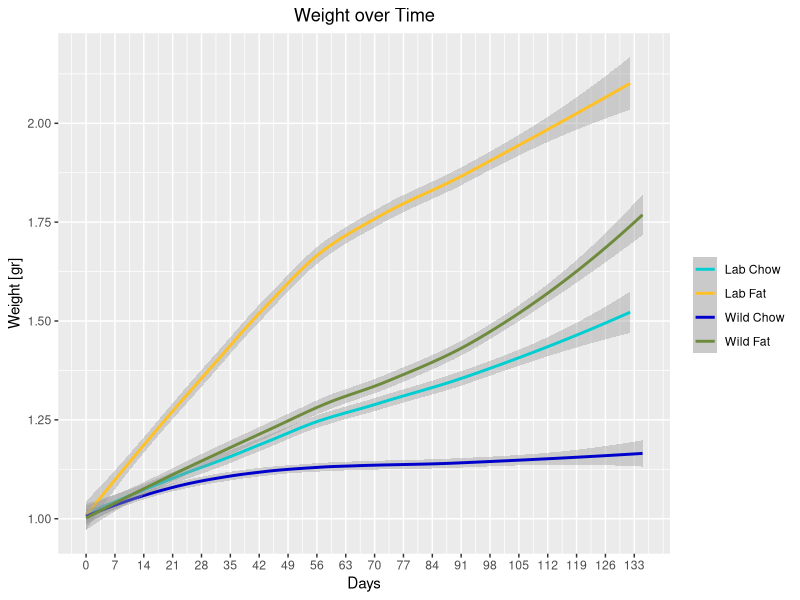
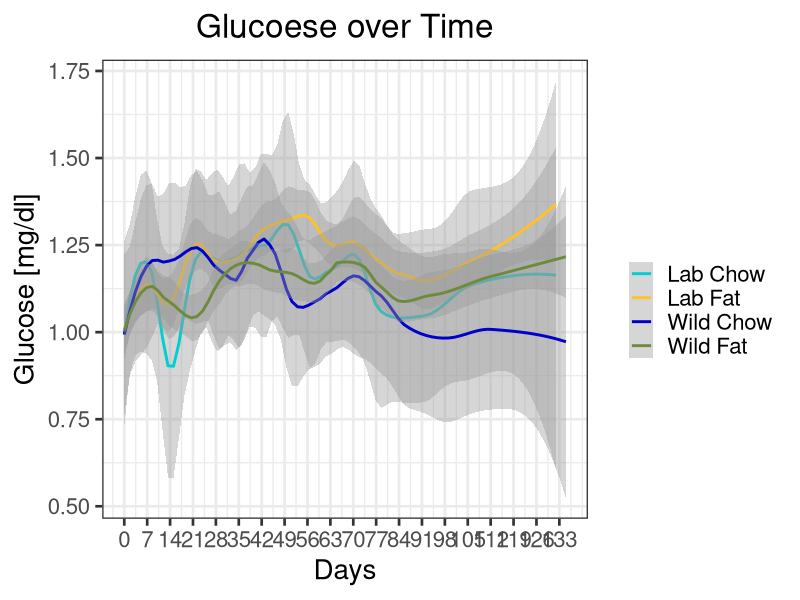
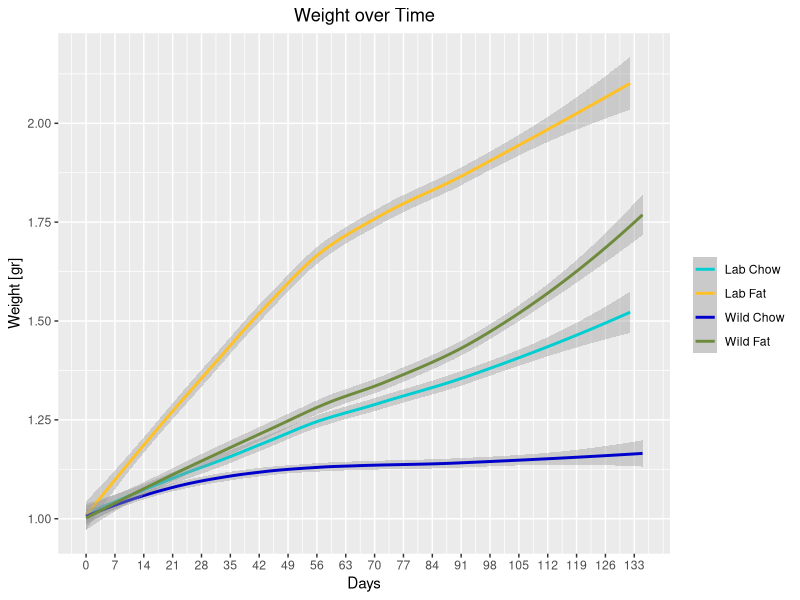
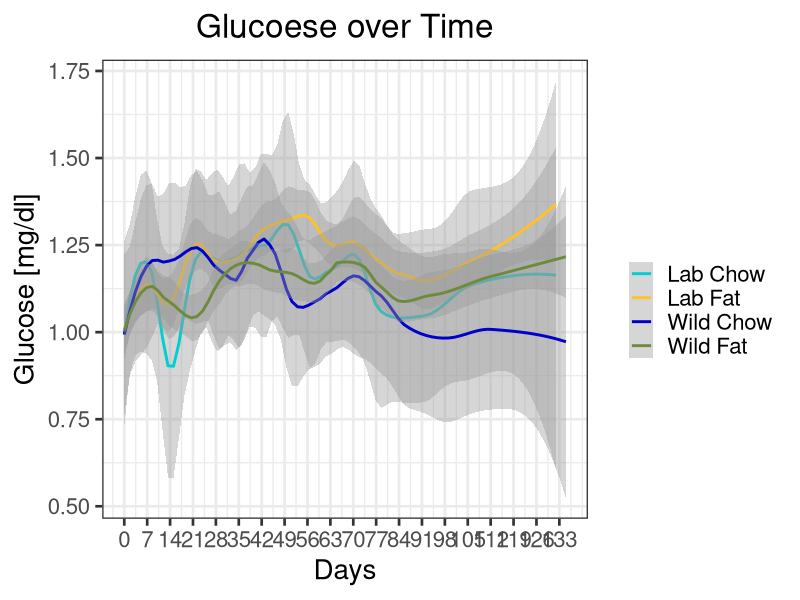
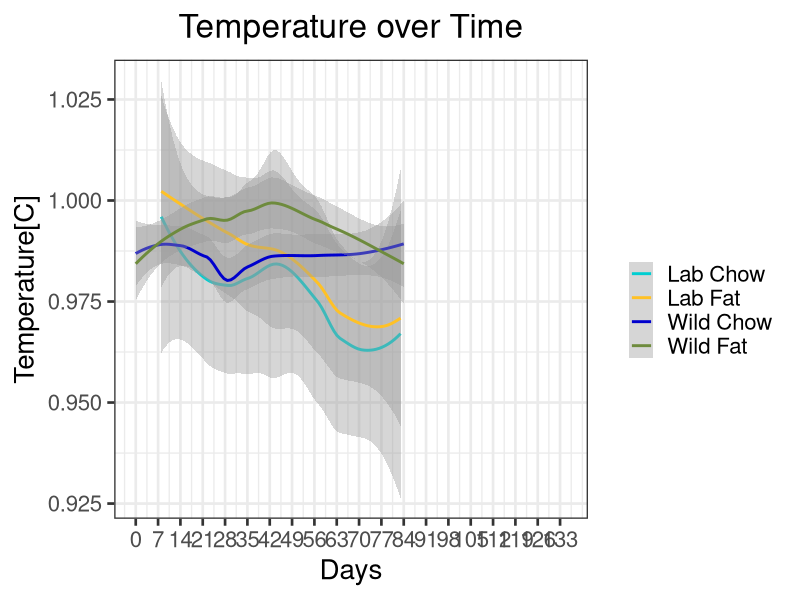

Source code (R) for these figures, in order: (Note: this script raises an error after producing the figures.)
## ---- chunk 1

setwd("~/Deskto p/Research/NAFLD/Experiments/All Experiments togehter")
library(ggplot2)
library(gdata)
library(rlist)
library(ggpubr)
library(gridBase)
library(gridExtra)
#installation of ggpubr, according to websitehttp://www.sthda.com/english/articles/24-ggpubr-publication-ready-plots/81-ggplot2-easy-way-to-mix-multiple-graphs-on-the-same-page/

cd <- read.csv("AllExp.csv")


#Change Date to custome date of R programm, no need now, format is already fine
cd$Date <- as.Date(cd$Date, "%m/%d/%y")

#for calculating days after starting the exp
for (sex in unique(cd$Gender)){

  for (Days in unique(cd$Experiment)) {
  
    for (Days2 in unique(cd$Microbiome)) {
    
    lowdate <- min(cd$Date[cd$Experiment == Days & cd$Microbiome == Days2 & cd$Gender == sex])
  
    cd$Days[cd$Experiment == Days & cd$Microbiome == Days2& cd$Gender == sex] <- cd$Date[cd$Experiment == Days & cd$Microbiome == Days2 & cd$Gender == sex] - lowdate
    }
  }
}

minval <- min(cd$Weight[cd$Gender == "Female"], na.rm = TRUE)
maxval <- max(cd$Weight[cd$Gender == "Female"], na.rm = TRUE)

minvalmales <- min(cd$Weight[cd$Gender == "Male"], na.rm = TRUE)
maxvalmales <- max(cd$Weight[cd$Gender == "Male"], na.rm = TRUE)

maxdays <- max(cd$Days[cd$Gender == "Female"], na.rm = TRUE)
maxdaysmales <- max(cd$Days[cd$Gender == "Male"], na.rm = TRUE)
mindays <- min(cd$Days, na.rm = TRUE)
sex <- "Female"
sex2 <- "Male"

cd$UID <- NA
cd$Temp <- paste(cd$Experiment, cd$Microbiome, cd$Food, cd$Cage, cd$Mouse, cd$Gender)

for (mouse in unique(cd$Temp)) {
  mouse.list <- as.vector(strsplit(mouse, " ")[[1]])
 
  microbiome <- "2"
  if (mouse.list[2] == "Wild") {
   
    microbiome <- "1"
   
        }
 
  food <- "2"
  if (mouse.list[3] == "Fat") {
   
    food <- "1"
   
  }
  
  gender <- "2"
  
  if (mouse.list[6] == "Female") {
    gender <- "1"
    
  }
 
  uid <- paste0(gender, mouse.list[1], microbiome, food, mouse.list[4], mouse.list[5])
 
  cd$UID[cd$Temp == mouse] <- as.numeric(uid)
 
}
 
#create a new variable for proportional weight
cd$PropWeight <- NA
 
#loop through each mouse with UID
for (mouse in unique(cd$UID)) {
 
  #find minimum day (start day) and minimum weight (on start day)
  minDay <- min(cd$Day[cd$UID == mouse])
  minWeight <- cd$Weight[cd$UID == mouse & cd$Day == minDay]
 
  #find and save proportional weight for the current mouse
  cd$PropWeight[cd$UID == mouse] <- cd$Weight[cd$UID == mouse] / minWeight
 
}
#create a new variable for proportional glucose
cd$PropGlucose <- NA
 
#loop through each mouse with UID
for (mouse in unique(cd$UID)) {
 
  #find minimum day (start day) and minimum weight (on start day)
  minDay <- min(cd$Day[cd$UID == mouse])
  minGlucose <- cd$Glucose[cd$UID == mouse & cd$Day == minDay]
 
  #find and save proportional weight for the current mouse
  cd$PropGlucose[cd$UID == mouse] <- cd$Glucose[cd$UID == mouse] / minGlucose
 
}

#create a new variable for proportional glucose
cd$PropTemp <- NA
 
#loop through each mouse with UID
for (mouse in unique(cd$UID)) {
 
  #find minimum day (start day) and minimum weight (on start day)
  minTemp <- logical(0)
  minDay <- 0
  while (length(minTemp) == 0) {
    minDay <- minDay + 1
    minTemp <- cd$Temperature[cd$UID == mouse & cd$Day == minDay]
  }

 
  #find and save proportional weight for the current mouse
  cd$PropTemp[cd$UID == mouse] <- cd$Temperature[cd$UID == mouse] / minTemp
 
}

#Plot proportional weight gain of all mice

cd$Color <- paste(cd$Microbiome, cd$Food)

cdFemale <- subset(cd, cd$Gender == "Female")

plotPropWeightFemale <- ggplot(cdFemale, aes(x = cdFemale$Days, y = cdFemale$PropWeight, color = cdFemale$Color)) +
                                 geom_smooth(span = 0.8, level = 0.95) +
  scale_x_continuous(breaks=seq(0,maxdays, 7), limits = c(mindays, maxdays)) +
 # xlim(c(mindays, maxdays)) +
  xlab("Days") +
  ylab("Weight [gr]") +
  scale_colour_manual("", values = c("darkturquoise","goldenrod1", "blue3", "darkolivegreen4"), breaks = c("Lab Chow", "Lab Fat", "Wild Chow", "Wild Fat")) +
  theme_set(theme_bw(base_size = 20) ) +
    theme(plot.title = element_text(hjust = 0.5)) +
      ggtitle("Weight over Time")
print(plotPropWeightFemale)
  

#Plot proportional glucose gain of all mice

cd$Color <- paste(cd$Microbiome, cd$Food)

cdFemale <- subset(cd, cd$Gender == "Female")

plotPropGlucoseFemale <- ggplot(cdFemale, aes(x = cdFemale$Days, y = cdFemale$PropGlucose, color = cdFemale$Color)) +
                                 geom_smooth(span = 0.3) +
  scale_x_continuous(breaks=seq(0,maxdays, 7), limits = c(mindays, maxdays)) +
 # xlim(c(mindays, maxdays)) +
  xlab("Days") +
  ylab("Glucose [mg/dl]") +
  scale_colour_manual("", values = c("darkturquoise","goldenrod1", "blue3", "darkolivegreen4"), breaks = c("Lab Chow", "Lab Fat", "Wild Chow", "Wild Fat")) +
  theme_set(theme_bw(base_size = 20) ) +
    theme(plot.title = element_text(hjust = 0.5)) +
      ggtitle("Glucoese over Time")
print(plotPropGlucoseFemale)
  

#Plot proportional TEMPERATURE gain of all mice

cd$Color <- paste(cd$Microbiome, cd$Food)

cdFemale <- subset(cd, cd$Gender == "Female")

plotPropTemperatureFemale <- ggplot(cdFemale, aes(x = cdFemale$Days, y = cdFemale$PropTemp, color = cdFemale$Color)) +
                                 geom_smooth() +
  scale_x_continuous(breaks=seq(0,maxdays, 7), limits = c(mindays, maxdays)) +
 # xlim(c(mindays, maxdays)) +
  xlab("Days") +
  ylab("Temperature[C]") +
  scale_colour_manual("", values = c("darkturquoise","goldenrod1", "blue3", "darkolivegreen4"), breaks = c("Lab Chow", "Lab Fat", "Wild Chow", "Wild Fat")) +
  theme_set(theme_bw(base_size = 20) ) +
    theme(plot.title = element_text(hjust = 0.5)) +
      ggtitle("Temperature over Time")

print(plotPropWeightFemale)
  
print(plotPropGlucoseFemale)  
print(plotPropTemperatureFemale)  

cd$WeightBin <- FALSE

cd$WeightBin[cd$PropWeight > 1.25] <- TRUE

FatWildHigh <- subset(cd, cd$WeightBin == TRUE & cd$Microbiome == "Wild" & cd$Food == "Fat" & cd$Days == "31")

cd$WeightBin[cd$PropWeight < 1.25] <- TRUE

FatWildLow <- subset(cd, cd$WeightBin == TRUE & cd$Microbiome == "Wild" & cd$Food == "Fat" & cd$Days == "31")

for (microbiome in unique(cd$Microbiome)){
  
  for(food in unique(cd$Food)){
    
    temp <- subset(cd, cd$Weight[cd$Microbiome == "Wild" & cd$Food == "Fat"])
    
    HistoWeight <- ggplot(data = temp, aes(temp$Weight)) +
      geom_histogram()

print(HistoWeight)
  }
}

HistoWeight <- ggplot(data = cd, aes(cd$Weight)) +
  geom_histogram()

print(HistoWeight)

for (histo in unique(cd$Days)){
  
  day <- subset(cd, cd$Days > "30")
  
  histogrammweight <- ggplot(data = cd, aes(y = cd$Weight))+
    geom_histogram()
  
  
}


print(histogrammweight)


for (sex in unique(cd$Gender)) {
  for (microbiome in unique(cd$Microbiome)) {
    for (food in unique(cd$Food)) {
      
      sub <- subset(cd, cd$Gender == sex & cd$Microbiome == microbiome & cd$Food == food)
      
      model <- lm(sub$Weight~sub$Temperature)
      
      p <- ggplot(data = sub, aes(x = sub$Temperature, y = sub$Weight, color = sub$Days)) + geom_point() + geom_abline(aes(intercept = as.numeric(model[[1]][1]), slope = as.numeric(model[[1]][2]))) + labs(x = "Temperature", y = "Weight", title = paste(sex, microbiome, food), subtitle = paste("Pearson Correlation: ", as.numeric(cor.test(sub$Temperature, sub$Weight)[4]), ", p = ", as.numeric(cor.test(sub$Temperature, sub$Weight)[3])))
      
      print(p)
      
      p2 <- ggplot(data = sub, aes(x = sub$UID, y = sub$Weight, color = sub$Days)) + geom_point()
      
      print(unique(sub$UID))
      
      print(p2)
      
    }
  }
}


  
  temp <- subset(cd, cd$UID == "122122" | cd$UID == "122113" | cd$UID == "122114" | cd$UID == "122115"  | cd$UID == "121122" | cd$UID == "121113" | cd$UID == "121114" | cd$UID == "121115")
  
  plotBounceBack <- ggplot(data = temp, aes(x = temp$Days, y = temp$Weight, color = temp$Microbiome)) +
  geom_smooth(span = 0.6) +
    scale_x_continuous(breaks=seq(0,maxdays, 7), limits = c(mindays, maxdays)) +
 # xlim(c(mindays, maxdays)) +
  xlab("Days") +
  ylab("Weight [gr]") +
  theme_set(theme_bw(base_size = 20) ) +
    theme(plot.title = element_text(hjust = 0.6)) +
      ggtitle("Weight, BounceBack")

    
  
  print(plotBounceBack)
  
